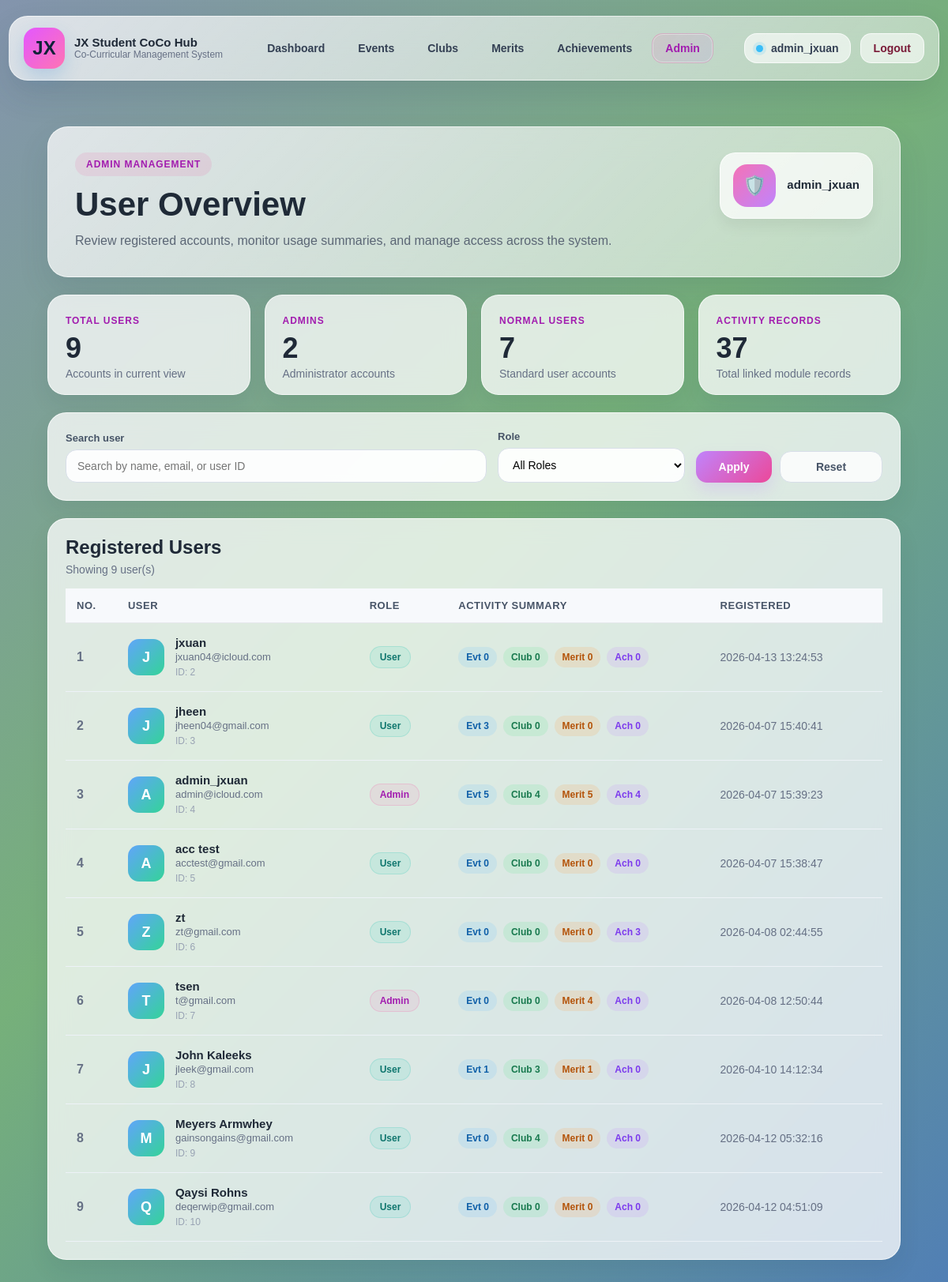
Before: /admin/admin_users.php (signed in) with the older database file.
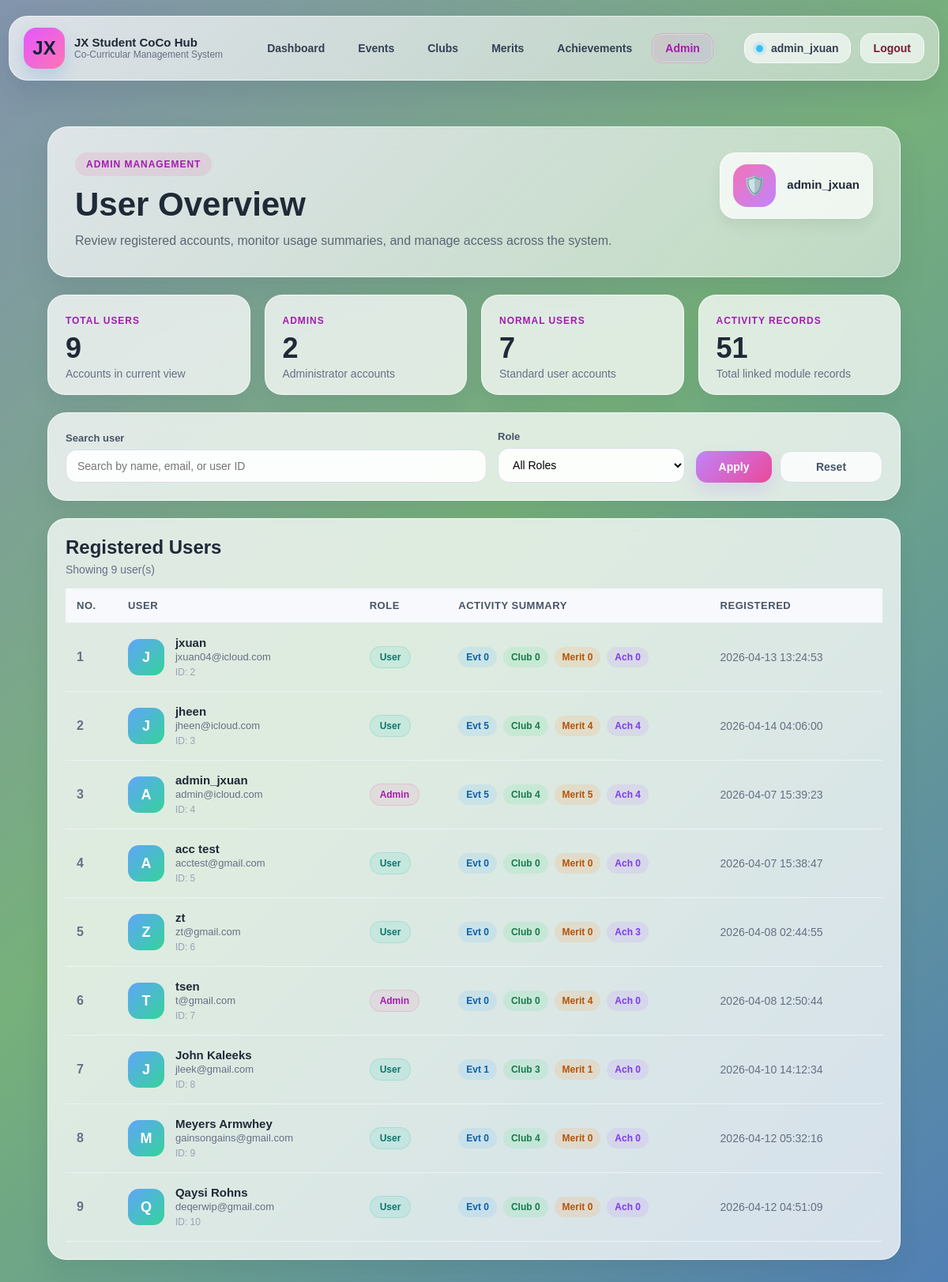
After: the same page with the newer database file.
### tables this page shows
CREATE TABLE `users` (
  `user_id` int(11) NOT NULL,
  `name` varchar(100) NOT NULL,
  `email` varchar(100) NOT NULL,
  `password` varchar(255) NOT NULL,
  `created_at` timestamp NOT NULL DEFAULT current_timestamp() ON UPDATE current_timestamp(),
  `is_admin` tinyint(1) NOT NULL DEFAULT 0
);

### admin/admin_users.php (the view, shortened to what the changed rows need)
<?php
include("../db.php");
$where_sql = "";
$query = "
    SELECT
        users.user_id,
        users.name,
        users.email,
        users.created_at,
        users.is_admin,
        (SELECT COUNT(*) FROM events e WHERE e.user_id = users.user_id) AS total_events,
        (SELECT COUNT(*) FROM clubs c WHERE c.user_id = users.user_id) AS total_clubs,
        (SELECT COUNT(*) FROM merits m WHERE m.user_id = users.user_id) AS total_merits,
        (SELECT COUNT(*) FROM achievements a WHERE a.user_id = users.user_id) AS total_achievements
    FROM users
    $where_sql
    ORDER BY users.user_id ASC
";
$result = mysqli_query($con, $query);
$users = [];
$total_all_records = 0;
if ($result) {
    while ($row = mysqli_fetch_assoc($result)) {
        $users[] = $row;
        $total_all_records +=
            (int)$row['total_events'] +
            (int)$row['total_clubs'] +
            (int)$row['total_merits'] +
            (int)$row['total_achievements'];
    }
}
include("../partials/header.php");
?>
    <div class="container admin-shell">
    <section class="admin-hero">
        <div class="admin-hero-left">
            <h2>User Overview</h2>
        </div>
    </section>
    <section class="admin-stats-grid">
        <div class="admin-stat-card">
            <span class="admin-stat-label">Activity Records</span>
            <h3><?php echo $total_all_records; ?></h3>
            <p>Total linked module records</p>
        </div>
    </section>
    <section class="admin-table-card">
        <?php if (!empty($users)) { ?>
            <div class="admin-table-wrap">
                <table class="admin-table">
                    <thead>
                        <tr>
                            <th>No.</th>
                            <th>User</th>
                            <th>Role</th>
                            <th>Activity Summary</th>
                            <th>Registered</th>
                        </tr>
                    </thead>
                    <tbody>
                        <?php $count = 1; ?>
                        <?php foreach ($users as $row) { ?>
                            <tr>
                                <td class="admin-index-cell"><?php echo $count; ?></td>
                                <td>
                                    <div class="admin-user-cell">
                                        <div class="admin-user-avatar">
                                            <?php echo strtoupper(substr($row['name'], 0, 1)); ?>
                                        </div>
                                        <div class="admin-user-meta">
                                            <strong><?php echo htmlspecialchars($row['name']); ?></strong>
                                            <span><?php echo htmlspecialchars($row['email']); ?></span>
                                            <small>ID: <?php echo htmlspecialchars($row['user_id']); ?></small>
                                        </div>
                                    </div>
                                </td>
                                <td>
                                    <?php if ((int)$row['is_admin'] === 1) { ?>
                                        <span class="admin-role-badge admin-role-admin">Admin</span>
                                    <?php } else { ?>
                                        <span class="admin-role-badge admin-role-user">User</span>
                                    <?php } ?>
                                </td>
                                <td>
                                    <div class="admin-activity-badges">
                                        <span class="activity-pill pill-event">Evt <?php echo (int)$row['total_events']; ?></span>
                                        <span class="activity-pill pill-club">Club <?php echo (int)$row['total_clubs']; ?></span>
                                        <span class="activity-pill pill-merit">Merit <?php echo (int)$row['total_merits']; ?></span>
                                        <span class="activity-pill pill-achievement">Ach <?php echo (int)$row['total_achievements']; ?></span>
                                    </div>
                                </td>
                                <td>
                                    <div class="admin-date-cell">
                                        <?php echo htmlspecialchars($row['created_at']); ?>
                                    </div>
                                </td>
                            </tr>
                            <?php $count++; ?>
                        <?php } ?>
                    </tbody>
                </table>
            </div>
        <?php } ?>
    </section>
</div>
</body>
</html>

Changed rows visible on the page:
changed users "jheen": email "jheen04@gmail.com" → "jheen@icloud.com"; total_events "3" → "5"; total_clubs "0" → "4"; total_merits "0" → "4"; total_achievements "0" → "4"; created_at "2026-04-07 15:40:41" → "2026-04-14 04:06:00"
Other visible differences:
$total_all_records: "37" → "51"
